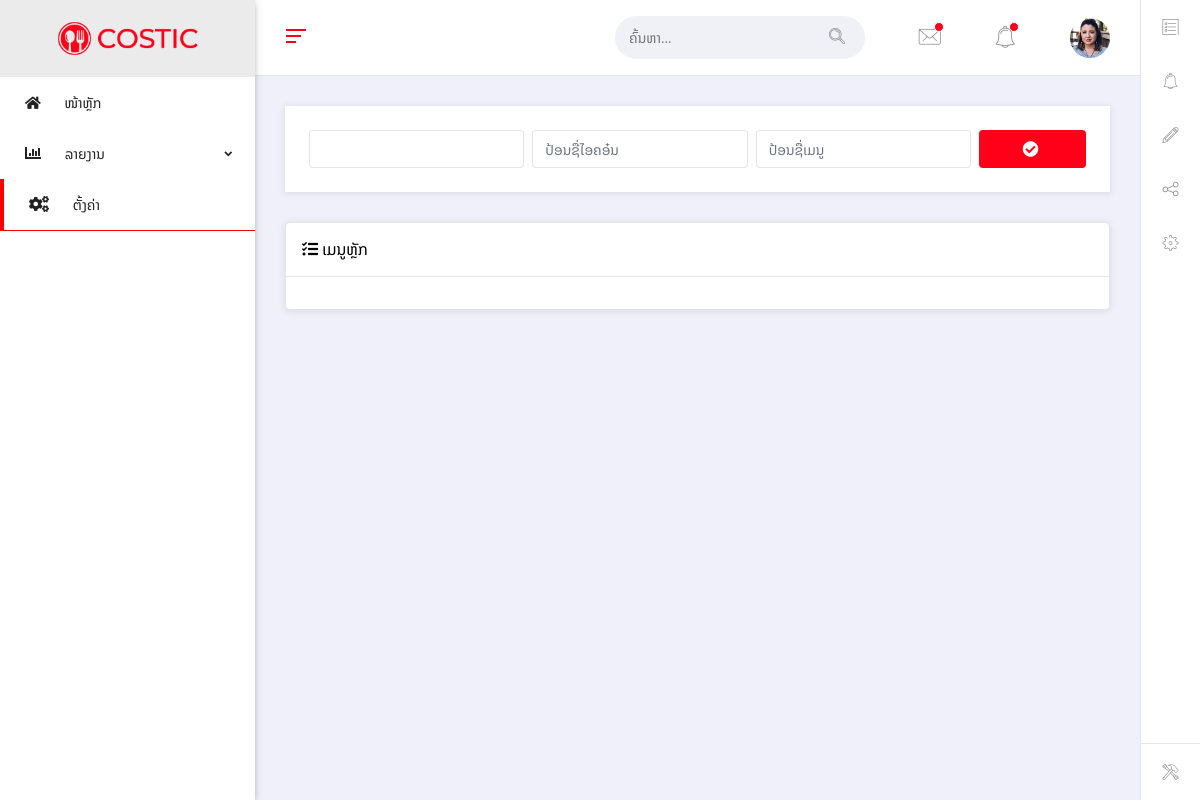
The app's page /services/settings/menu.php, older data.
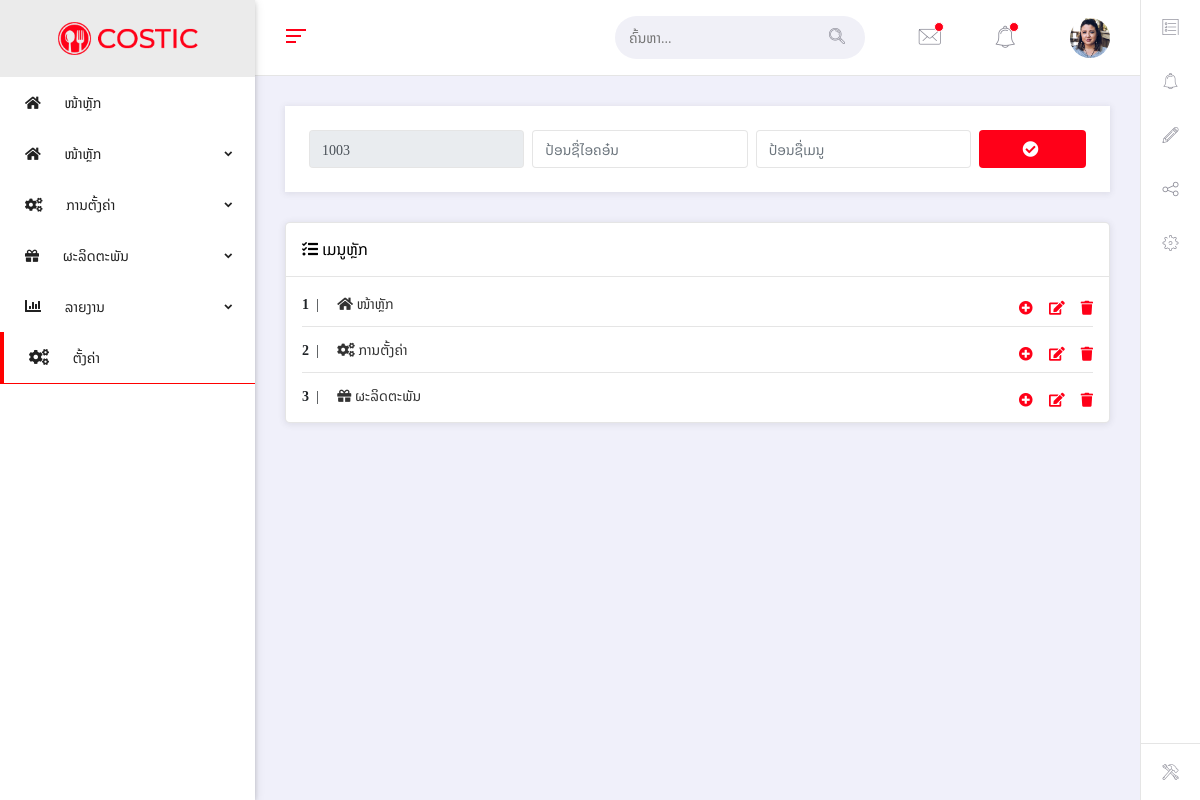
The same page, newer data.
### tables this page shows
CREATE TABLE `sp_menu`  (
  `m_id` int(11) NOT NULL,
  `m_icon` varchar(50) DEFAULT NULL,
  `m_name` varchar(55) DEFAULT NULL,
  PRIMARY KEY (`m_id`) USING BTREE
);

### services/settings/menu.php (the view, shortened to what this page needs)
<!DOCTYPE html>
<html lang="en">
<head>
  <?php include '../../components/libary/lib.php' ?>
</head>
<body class="ms-body ms-aside-left-open ms-primary-theme ms-has-quickbar">
  <?php include ('../../components/layout/sidenav-left.php') ?>
  <main class="body-content">
    <?php include ('../../components/layout/navbar-top.php') ?>
    <?php
      $get_resultset=mysqli_query($con,"SELECT*FROM sp_menu");
      $rested=mysqli_num_rows($get_resultset);
      $detake=mysqli_query($con,"SELECT m_id from sp_menu where m_id=(select max(m_id)from sp_menu)");
      $result=mysqli_fetch_array($detake);
      $id=$result[0]+1;
      ?>
    <div class="ms-content-wrapper">
      <div class="row">
        <div class="col-md-12">
          <div class="ms-panel">
            <div class="ms-panel-body">
              <div class="row">
                <div class="col-xl-12 col-md-6 pd-0">
                  <form action="" method="post">
                    <div class="form-group d-flex m-0 fs-14 clearfix">
                      <input type="text" class="form-control mr-2 fs-20"
                      <?php if($rested>=1){echo "readonly";}else{echo "";} ?>
                      name="m_id" value="<?php if($rested>=1){echo $id;}else{echo "";} ?>">
                      <input type="text" class="form-control mr-2 fs-20"  name="m_icon" placeholder="ປ້ອນຊື່ໄອຄອ໋ນ" >
                      <input type="text" class="form-control mr-2 fs-20"  name="m_name" placeholder="ປ້ອນຊື່ເມນູ" >
                      <button type="submit" name="onSubmit" class="ms-btn-icon btn-primary w-50 float-right">
                        <i class="fa fa-check-circle"> </i>
                      </button>
                    </div>
                  </form>
                </div>
              </div>
            </div>
          </div>
        </div>
      </div>
      <div class="row ms-todo-list">
        <div class="col-xl-12 col-md-12 col-sm-12 ms-deletable">
          <div class="ms-card">
            <div class="ms-card-header clearfix">
              <h6 class="ms-card-title"><i class="fa fa-tasks"></i> ເມນູຫຼັກ</h6>
            </div>
            <div class="ms-card-body">
              <ul class="ms-list ms-task-block">
                <?php
                $spaMenu=mysqli_query($con,"SELECT*FROM sp_menu");
                $i=1;
                foreach ($spaMenu as $key) {
                  ?>
                <li class="ms-list-item ms-to-do-task ms-deletable">
                <strong><?php echo $i; ?></strong>&nbsp; | &nbsp;&nbsp;&nbsp;
                 <span><?php echo $key['m_icon'] ?> <?php echo $key['m_name'] ?></span>
                  <div class="close">
                  <a href="" class="mt-0"><i class="fa fa-plus-circle"> </i> </a> &nbsp;
                  <a href="" class="mt-0"><i class="fa fa-edit"> </i> </a> &nbsp;
                  <a href="#" onclick="_deteteMenu(<?php echo $key['m_id'];?>)" class="mb-0"><i class="fa fa-trash"> </i></a>
                </div>
                </li>
              <?php $i++;} ?>
              </ul>
            </div>
          </div>
        </div>
      </div>
    </div>
</main>
<?php include ('../../components/layout/quickbar.php') ?>
</body>
</html>

### components/layout/sidenav-left.php (shortened to what this page needs)
<?php $con = mysqli_connect('localhost', 'root', '', 'spadb');?>
<aside id="ms-side-nav" class="side-nav fixed ms-aside-scrollable ms-aside-left">
  <div class="logo-sn ms-d-block-lg">
    <a class="pl-0 ml-0 text-center" href="index.html">
      <img src="../../assets/img/costic/costic-logo-216x62.png" alt="logo">
    </a>
  </div>
  <ul class="accordion ms-main-aside fs-14" id="side-nav-accordion">
    <li class="menu-item" id="home">
      <a href="../../services/home"> <span><i class="fas fa-home"></i> ໜ້າຫຼັກ</span>
      </a>
    </li>
<?php
  $callMenu=mysqli_query($con,'SELECT*FROM sp_menu');
  foreach ($callMenu as $key) {
 ?>
    <li class="menu-item" id="<?php echo $key['tab_id'] ?>">
      <a href="#" class="has-chevron" data-toggle="collapse" data-target="#<?php echo $key['tab_id'] ?>" aria-expanded="false" aria-controls="<?php echo $key['tab_id'] ?>">
         <span><?php echo $key['m_icon'] ?>  <?php echo $key['m_name'] ?> </span>
      </a>
    </li>
<?php } ?>
      <li class="menu-item"  id="reports">
        <a href="#" class="has-chevron" data-toggle="collapse" data-target="#report" aria-expanded="false" aria-controls="report">
           <span><i class="fa fa-bar-chart fs-16"></i>  ລາຍງານ </span>
        </a>
      </li>
    <li class="menu-item" id="settings">
      <a href="../settings/"> <span><i class="fa fa-cogs fs-16"></i> ຕັ້ງຄ່າ</span>
      </a>
    </li>
  </ul>
</aside>

Row changes from the older to the newer data that the page shows:
added sp_menu: m_name "ໜ້າຫຼັກ"
added sp_menu: m_name "ການຕັ້ງຄ່າ"
added sp_menu: m_name "ຜະລິດຕະພັນ", m_id "1003"
